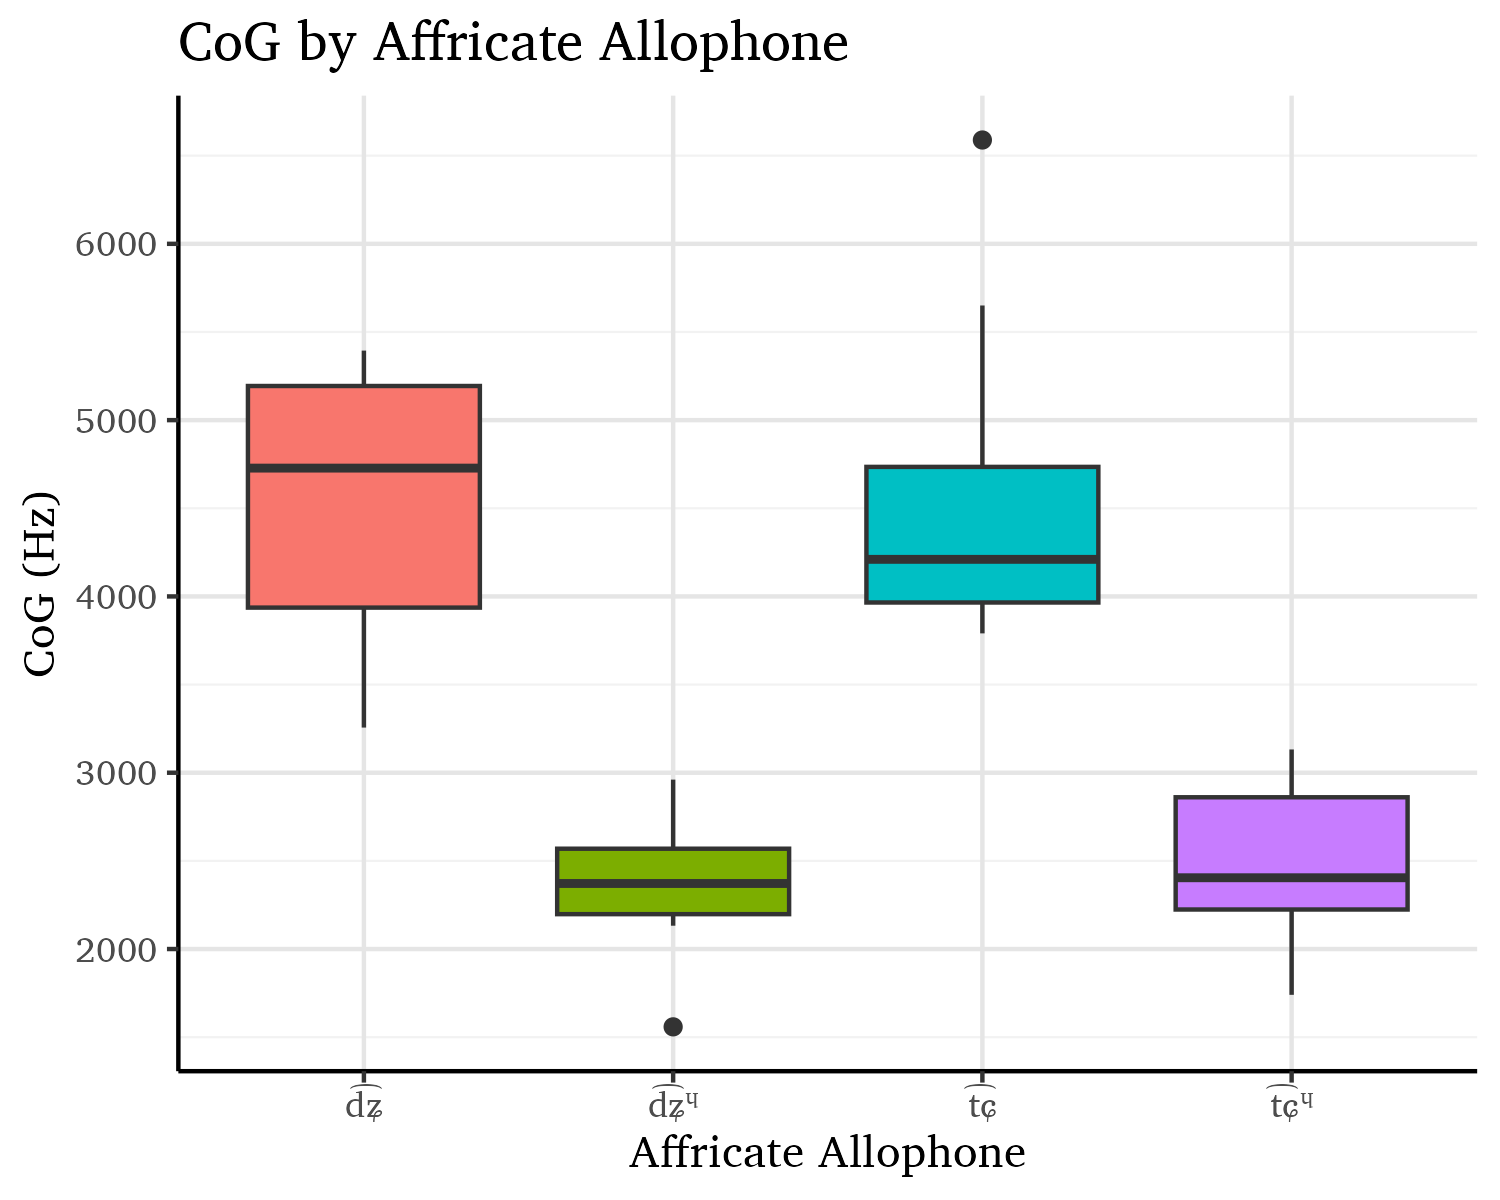

Write the R code that produced this figure.
# Load required packages
library(readxl)    # For reading .xls files
library(ggplot2)   # For plotting
library(dplyr)     # For data manipulation
library(ggpubr)    # For combining plots
library(gridExtra) # For arranging tables and plots
library(viridis)
library(extrafont)
font_import(pattern = "CharisSIL", prompt = FALSE)
loadfonts()

data <- read_excel("GitHub/jipa-akan/figures/figure06/Akan_fricatives_KLL.xlsx")


# Clean and prepare the data
# Ensure column names match your spreadsheet
colnames(data) <- c("Sound_file", "Orthographic", "Phonemic", "Phonetic", 
                    "Fricative_phoneme", "Fricative_phonetic", 
                    "start", "duration", "intensity", "cog", "sdev", "skew", "kurt")

data$Fricative_phonetic[is.na(data$Fricative_phonetic)] <- data$Fricative_phoneme[is.na(data$Fricative_phonetic)]

# Convert fricative columns to factors for plotting
data$Fricative_phoneme <- as.factor(data$Fricative_phoneme)
data$Fricative_phonetic <- as.factor(data$Fricative_phonetic)

data$Fricative_phoneme <- gsub("t͡ɕᶣ", "c͡çʷ", data$Fricative_phoneme)
data$Fricative_phoneme <- gsub("d͡ʑᶣ", "ɟ͡ʝʷ", data$Fricative_phoneme)
data$Fricative_phonetic <- gsub("t͡ɕᶣ", "c͡çʷ", data$Fricative_phonetic)
data$Fricative_phonetic <- gsub("d͡ʑᶣ", "ɟ͡ʝʷ", data$Fricative_phonetic)
data$Fricative_phoneme <- gsub("ɕᶣ", "çʷ", data$Fricative_phoneme)
data$Fricative_phonetic <- gsub("ɕᶣ", "çʷ", data$Fricative_phonetic)




# Function to remove outliers using IQR method
remove_outliers <- function(df, column, group_by) {
  df %>%
    group_by({{group_by}}) %>%
    mutate(
      Q1 = quantile({{column}}, 0.25, na.rm = TRUE),
      Q3 = quantile({{column}}, 0.75, na.rm = TRUE),
      IQR = Q3 - Q1,
      Lower = Q1 - 1.5 * IQR,
      Upper = Q3 + 1.5 * IQR,
      is_outlier = {{column}} < Lower | {{column}} > Upper
    ) %>%
    filter(!is_outlier) %>%
    select(-Q1, -Q3, -IQR, -Lower, -Upper, -is_outlier)
}

# Remove outliers for cog, sdev, skew, kurt, duration, intensity
data_clean <- data

#for (col in c("cog", "sdev", "skew","kurt", "duration", "intensity")) {
#  data_clean <- remove_outliers(data_clean, !!sym(col), "Fricative_phonetic")
#}

# Report number of removed outliers
cat("Original data rows:", nrow(data), "\n")
cat("Cleaned data rows:", nrow(data_clean), "\n")

# Define a white background theme
white_theme <- theme(
  panel.background = element_rect(fill = "white"),
  plot.background = element_rect(fill = "white"),
  panel.grid.major = element_line(color = "grey90"),
  panel.grid.minor = element_line(color = "grey95"),
  legend.background = element_rect(fill = "white"),
  axis.line = element_line(color = "black"),
  text=element_text(family="Charis SIL")
)


# Filter data to include only the specified allophones in Fricative_phonetic
affricate_data <- data_clean %>% 
  filter(Fricative_phonetic %in% c("t͡ɕ", "c͡çʷ", "d͡ʑ", "ɟ͡ʝʷ"))

affricate_data$Fricative_phonetic <- factor(affricate_data$Fricative_phonetic,
                      levels = c("t͡ɕ","d͡ʑ",  "c͡çʷ", "ɟ͡ʝʷ"))

# Boxplot for Center of Gravity (CoG)
p1 <- ggplot(affricate_data, aes(x = Fricative_phonetic, y = cog, fill = Fricative_phonetic)) +
  geom_boxplot() +
  labs(title = "CoG by Affricate Allophone",
       x = "Affricate Allophone", y = "CoG (Hz)") +
  scale_color_viridis()+
  white_theme +
  theme(legend.position = "none")

p1

ggsave(p1,
       file = "~/GitHub/jipa-akan/figures/figure06/figure6.png",
       height = 4, width = 5, dpi = 300)
